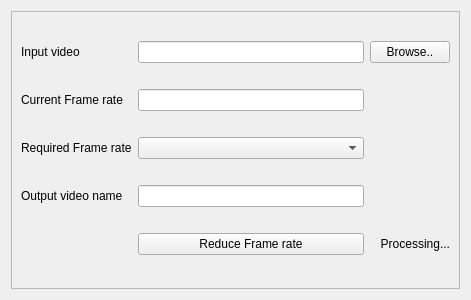
<?xml version="1.0" encoding="UTF-8"?>
<ui version="4.0">
 <class>Reduce_FrameRate</class>
 <widget class="QWidget" name="Reduce_FrameRate">
  <property name="geometry">
   <rect>
    <x>0</x>
    <y>0</y>
    <width>471</width>
    <height>300</height>
   </rect>
  </property>
  <property name="windowTitle">
   <string>Reduce frame rate</string>
  </property>
  <layout class="QGridLayout" name="gridLayout">
   <item row="0" column="0">
    <widget class="QScrollArea" name="scrollArea_ReduceFR">
     <property name="widgetResizable">
      <bool>true</bool>
     </property>
     <widget class="QWidget" name="scrollAreaWidgetContents">
      <property name="geometry">
       <rect>
        <x>0</x>
        <y>0</y>
        <width>451</width>
        <height>280</height>
       </rect>
      </property>
      <layout class="QGridLayout" name="gridLayout_2">
       <item row="0" column="2">
        <widget class="QLineEdit" name="lineEdit_InputVideo"/>
       </item>
       <item row="2" column="1">
        <widget class="QLabel" name="label_RequiredFR">
         <property name="text">
          <string>Required Frame rate</string>
         </property>
        </widget>
       </item>
       <item row="0" column="1">
        <widget class="QLabel" name="label_InputVideo">
         <property name="text">
          <string>Input video</string>
         </property>
        </widget>
       </item>
       <item row="3" column="1">
        <widget class="QLabel" name="label_OutputVidName">
         <property name="text">
          <string>Output video name</string>
         </property>
        </widget>
       </item>
       <item row="0" column="3">
        <widget class="QPushButton" name="pushButton_InputVideo">
         <property name="text">
          <string>Browse..</string>
         </property>
        </widget>
       </item>
       <item row="1" column="1">
        <widget class="QLabel" name="label_CurrentFR">
         <property name="text">
          <string>Current Frame rate</string>
         </property>
        </widget>
       </item>
       <item row="3" column="2">
        <widget class="QLineEdit" name="lineEdit_OutputVidName"/>
       </item>
       <item row="1" column="2">
        <widget class="QLineEdit" name="lineEdit_CurrentFR"/>
       </item>
       <item row="2" column="2">
        <widget class="QComboBox" name="comboBox_RequiredFR"/>
       </item>
       <item row="4" column="2">
        <widget class="QPushButton" name="pushButton_ReduceFR">
         <property name="text">
          <string>Reduce Frame rate</string>
         </property>
        </widget>
       </item>
       <item row="4" column="3">
        <widget class="QLabel" name="label_Status">
         <property name="text">
          <string>Processing...</string>
         </property>
         <property name="alignment">
          <set>Qt::AlignRight|Qt::AlignTrailing|Qt::AlignVCenter</set>
         </property>
        </widget>
       </item>
      </layout>
     </widget>
    </widget>
   </item>
  </layout>
 </widget>
 <resources/>
 <connections/>
</ui>
